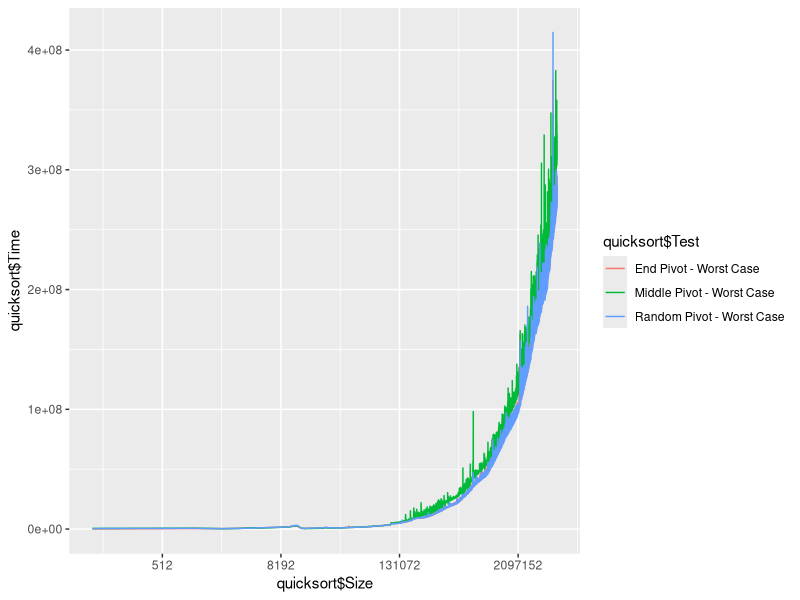
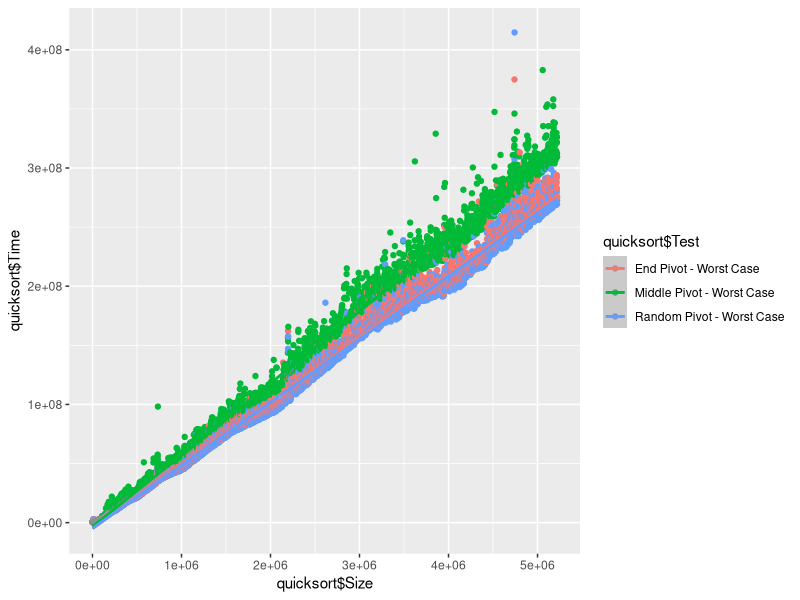
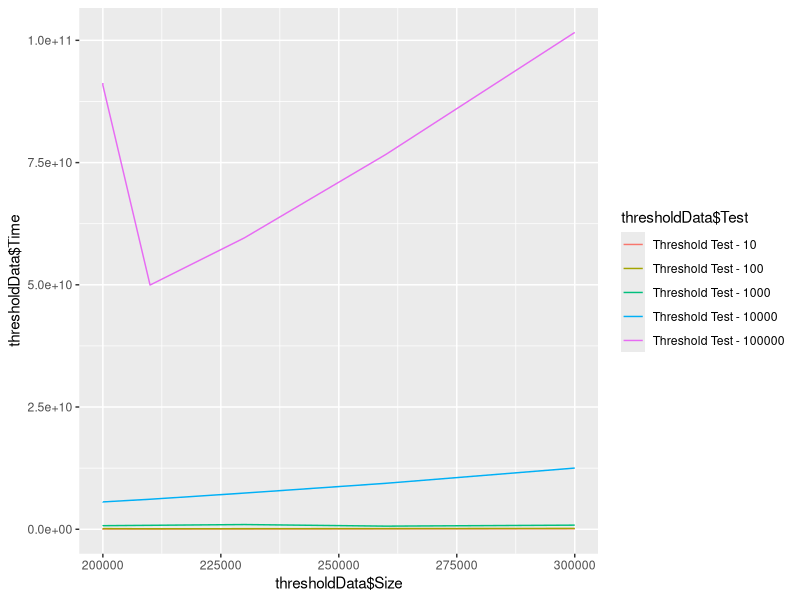
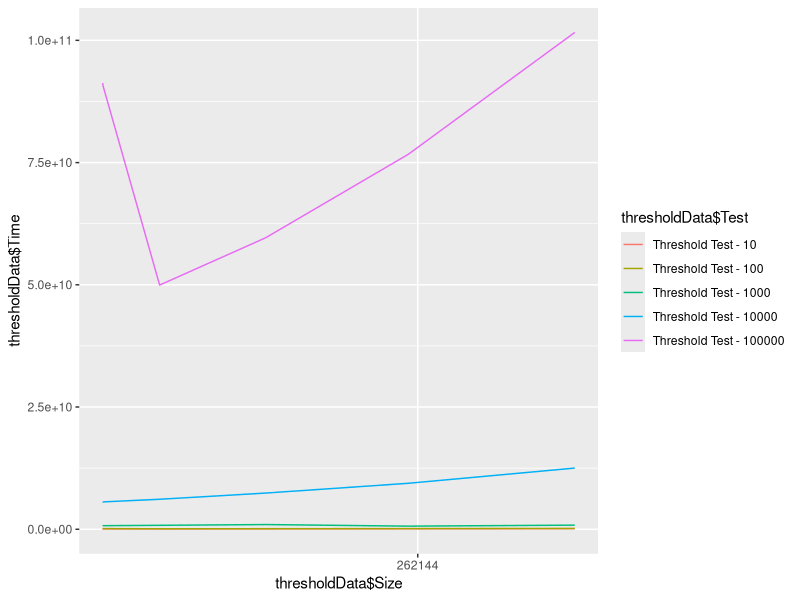
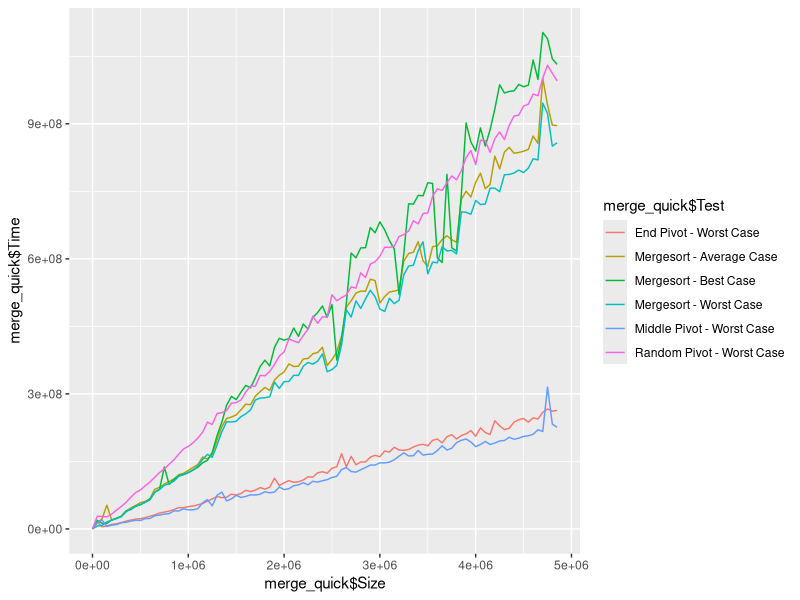

Recreate these plots in R, in order.
library(readr)
library(ggplot2)
library(lme4)
library(lattice)

setwd("~/DerekOlson/CS6012/assignment04")
data <- read_csv("sorting_times_quicksort2.csv", col_names = T)
#colnames(data) = c("Test","Size", "Time")

#insertionSort = data[1:6,2:3]
#sp = ggplot(insertionSort)+geom_line(aes(color='steelblue', x=insertionSort$`Threshold/size`, y=insertionSort$Time))
#sp+scale_x_continuous(trans='log2')

quicksort = data#[7:dim(data)[1],]
sp = ggplot(quicksort)+geom_line(aes(x=quicksort$Size, y=quicksort$Time, color = quicksort$Test))
sp+scale_x_continuous(trans='log2')

p <- ggplot(quicksort, aes(quicksort$Size, y=quicksort$Time,color = quicksort$Test)) +
  geom_point()
# Add regression line
p + geom_smooth(method = lm)

thresholdData <- read_csv("merge_threshold_compare.csv", col_names = T)
ggplot(thresholdData)+geom_line(aes(x=thresholdData$Size, y=thresholdData$Time, color = thresholdData$Test))
sp = ggplot(thresholdData)+geom_line(aes(x=thresholdData$Size, y=thresholdData$Time, color = thresholdData$Test))
sp+scale_x_continuous(trans='log2')

merge_quick = read_csv("merge_quick_compare.csv", col_names = T)
ggplot(merge_quick)+geom_line(aes(x=merge_quick$Size, y=merge_quick$Time, color = merge_quick$Test))

